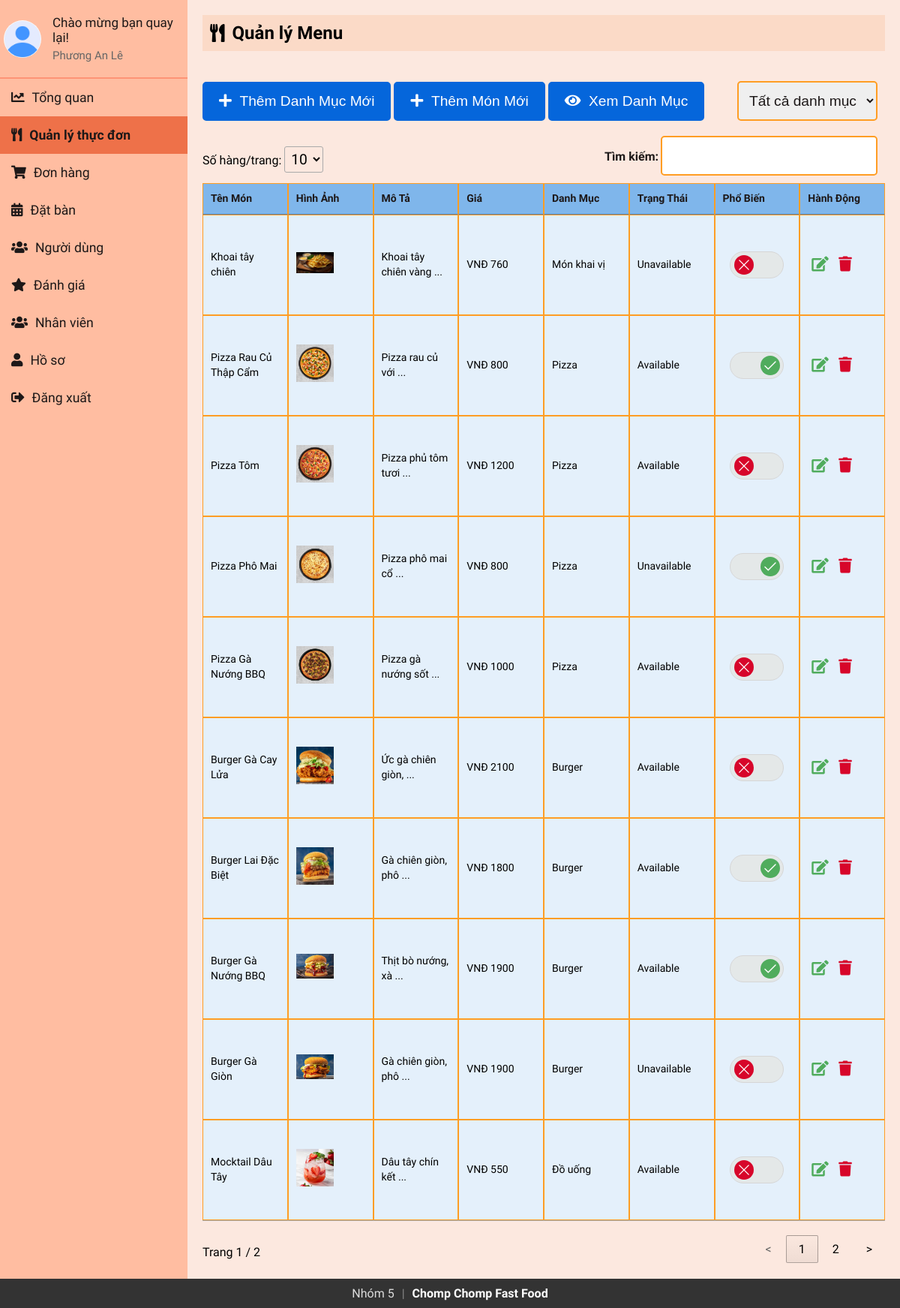
The page /Admin/admin_menu.php (signed in) on the database as committed earlier.
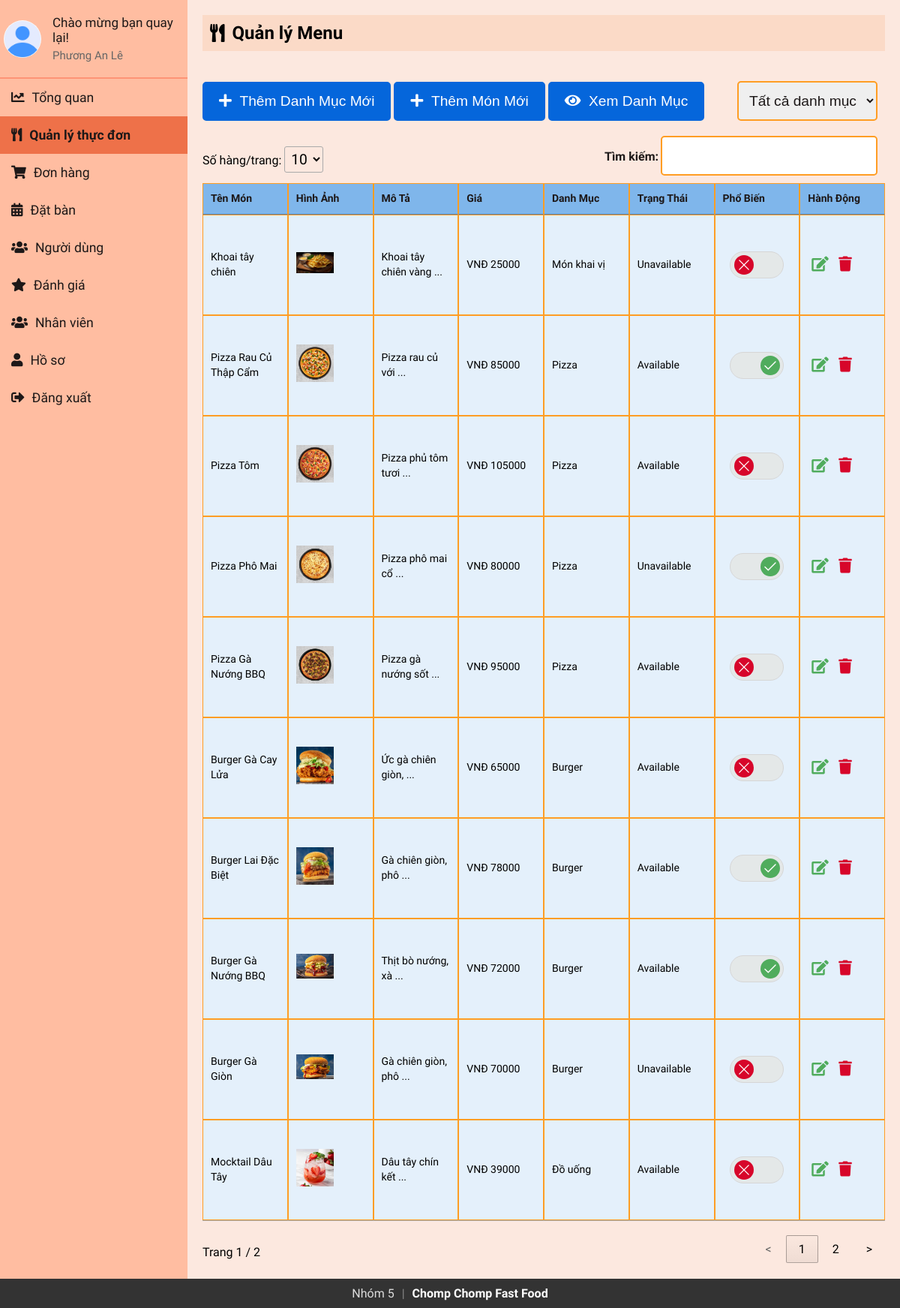
The same page on the database as committed later.
### tables this page shows
CREATE TABLE `staff` (
  `id` int(11) NOT NULL,
  `firstName` varchar(50) NOT NULL,
  `lastName` varchar(50) NOT NULL,
  `email` varchar(100) NOT NULL,
  `contact` varchar(15) DEFAULT NULL,
  `role` enum('superadmin','admin','delivery boy','waiter') NOT NULL,
  `password` varchar(255) NOT NULL,
  `createdAt` timestamp NOT NULL DEFAULT current_timestamp(),
  `updatedAt` timestamp NOT NULL DEFAULT current_timestamp() ON UPDATE current_timestamp(),
  `profile_image` varchar(255) NOT NULL DEFAULT 'default.jpg'
);

CREATE TABLE `menuitem` (
  `itemId` int(11) NOT NULL,
  `itemName` varchar(255) NOT NULL,
  `catName` varchar(255) NOT NULL,
  `price` varchar(255) NOT NULL,
  `status` enum('Available','Unavailable') NOT NULL DEFAULT 'Available',
  `description` varchar(255) NOT NULL,
  `image` varchar(255) NOT NULL,
  `dateCreated` timestamp NOT NULL DEFAULT current_timestamp(),
  `updatedDate` datetime NOT NULL,
  `is_popular` tinyint(1) DEFAULT 0
);

### Admin/sidebar.php (called while the page is built, shortened)
<?php
include 'db_connection.php';
$admin_email = isset($_SESSION['email']) ? $_SESSION['email'] : '';
function getAdminInfo($email)
{
  global $conn;
  $stmt = $conn->prepare("SELECT firstName, lastName, email, profile_image FROM staff WHERE email = ?");
  $stmt->bind_param("s", $email);
  $stmt->execute();
  $stmt->bind_result($firstName, $lastName, $email,  $profile_image);
  return [
    'firstName' => $firstName ?: '',
    'lastName' => $lastName ?: '',
    'email' => $email ?: '',
    'profile_image' => $profile_image ?: 'default.jpg'
  ];
}
$admin_info = getAdminInfo($admin_email);
?>

### Admin/admin_menu.php (the view, shortened to what this page needs)
<?php
include 'db_connection.php';
include 'sidebar.php';
?>
<!DOCTYPE html>
<html lang="vi">
<head>
    <link rel="stylesheet" href="https://cdnjs.cloudflare.com/ajax/libs/font-awesome/5.15.3/css/all.min.css" />
    <link rel="stylesheet" href="sidebar.css" />
    <link rel="stylesheet" href="admin_menu.css" />
    <link rel="stylesheet" href="https://cdn.datatables.net/1.13.4/css/jquery.dataTables.min.css">
</head>
<body>
<div class="sidebar">
    <div class="profile-section">
        <img src="../uploads/<?php echo htmlspecialchars($admin_info['profile_image']); ?>" alt="Ảnh đại diện" />
        <div class="info">
            <h3>Chào mừng bạn quay lại!</h3>
            <p><?php echo htmlspecialchars($admin_info['firstName'] . ' ' . $admin_info['lastName']); ?></p>
        </div>
    </div>
    <ul>
        <li><a href="index.php"><i class="fas fa-chart-line"></i>Tổng quan</a></li>
        <li><a href="admin_menu.php" class="active"><i class="fas fa-utensils"></i>Quản lý thực đơn</a></li>
        <li><a href="admin_orders.php"><i class="fas fa-shopping-cart"></i>Đơn hàng</a></li>
        <li><a href="reservations.php"><i class="fas fa-calendar-alt"></i>Đặt bàn</a></li>
        <li><a href="users.php"><i class="fas fa-users"></i>Người dùng</a></li>
        <li><a href="reviews.php"><i class="fas fa-star"></i>Đánh giá</a></li>
        <li><a href="staffs.php"><i class="fas fa-users"></i>Nhân viên</a></li>
        <li><a href="profile.php"><i class="fas fa-user"></i>Hồ sơ</a></li>
        <li><a href="logout.php"><i class="fas fa-sign-out-alt"></i>Đăng xuất</a></li>
    </ul>
</div>
<div class="content">
    <div class="header">
        <button id="toggleSidebar" class="toggle-button"><i class="fas fa-bars"></i></button>
        <h2><i class="fas fa-utensils"></i> Quản lý Menu</h2>
    </div>
    <div class="modal-row">
        <div>
            <button onclick="openModal()"><i class="fas fa-plus"></i> &nbsp;Thêm Danh Mục Mới</button>
            <button onclick="openItemModal()"> <i class="fas fa-plus"></i> &nbsp;Thêm Món Mới</button>
            <button id="viewCategoryBtn"><i class="fas fa-eye"></i> &nbsp;Xem Danh Mục</button>
        </div>
        <div class="search-bar">
  <select id="categoryFilter">
    <option value="">Tất cả danh mục</option>
  </select>
</div>
  </div>
    <table id="menuTable">
        <thead>
            <tr>
                <th>Tên Món</th>
                <th>Hình Ảnh</th>
                <th>Mô Tả</th>
                <th>Giá</th>
                <th>Danh Mục</th>
                <th>Trạng Thái</th>
                <th>Phổ Biến</th>
                <th>Hành Động</th>
            </tr>
        </thead>
        <tbody>
            <?php
            $sql = "SELECT * FROM menuitem";
            $result = mysqli_query($conn, $sql);
            if (mysqli_num_rows($result) > 0) {
                while ($row = mysqli_fetch_assoc($result)) {
                    $isPopularChecked = $row['is_popular'] ? 'checked' : '';
                    echo "<tr data-category='" . htmlspecialchars($row['catName']) . "'>
                        <td>" . htmlspecialchars($row['itemName']) . "</td>
                        <td><img src='../uploads/" . htmlspecialchars($row['image']) . "' alt='" . htmlspecialchars($row['itemName']) . "' width='50'></td>
                        <td>" . htmlspecialchars($row['description']) . "</td>
                        <td>VNĐ " . htmlspecialchars($row['price']) . "</td>
                        <td>" . htmlspecialchars($row['catName']) . "</td>
                        <td>" . htmlspecialchars($row['status']) . "</td>
                        <td>
                            <div class='toggler'>
                                <input id='toggler-" . $row['itemId'] . "' name='toggler-" . $row['itemId'] . "' type='checkbox' value='1' $isPopularChecked onchange='togglePopular(" . $row['itemId'] . ", this)' />
                                <label for='toggler-" . $row['itemId'] . "'>
                                    <svg class='toggler-on' viewBox='0 0 130.2 130.2'><polyline class='path check' points='100.2,40.2 51.5,88.8 29.8,67.5'></polyline></svg>
                                    <svg class='toggler-off' viewBox='0 0 130.2 130.2'><line class='path line' x1='34.4' y1='34.4' x2='95.8' y2='95.8'></line><line class='path line' x1='95.8' y1='34.4' x2='34.4' y2='95.8'></line></svg>
                                </label>
                            </div>
                        </td>
                        <td>
                            <button id='editbtn' onclick='openEditItemModal(this)' data-itemid='" . htmlspecialchars($row['itemId']) . "' data-itemname='" . htmlspecialchars($row['itemName']) . "' data-description='" . htmlspecialchars($row['description']) . "' data-price='" . htmlspecialchars($row['price']) . "' data-image='" . htmlspecialchars($row['image']) . "' data-category='" . htmlspecialchars($row['catName']) . "' data-status='" . htmlspecialchars($row['status']) . "'><i class='fas fa-edit'></i></button>
                            <button id='deletebtn' onclick=\"deleteItem('" . htmlspecialchars($row['itemId']) . "')\"><i class='fas fa-trash'></i></button>
                        </td>
                    </tr>";
                }
            } else {
                echo "<tr><td colspan='8' style='text-align: center;'>Chưa có món ăn nào</td></tr>";
            }
            ?>
        </tbody>
    </table>
</div>
</body>
</html>

### Admin/sidebar.css (style rules this page uses)
* { margin: 0; padding: 0; box-sizing: border-box; }
body { background: #fef0e8; font-family: "Baloo 2", cursive; display: flex; flex-direction: row; margin: 0; }
.sidebar { width: 250px; background-color: #ffbda1; color: #1d1818; overflow: auto; position: relative; min-height: 100vh; font-size: 1.1rem }
.sidebar ul li a { display: block; padding: 15px; text-decoration: none; color: #1d1818; transition: background-color 0.3s; }
.sidebar ul li a.active { background-color:#ee7149; font-weight: bold; }
.sidebar ul li a i { margin-right: 10px; }
.sidebar ul { list-style-type: none; padding: 0; }
.content { flex: 1; padding: 20px; }
.header { padding: 10px; background-color: #fbdac7; margin-bottom: 20px; display: flex; align-items: center; }
.header h2 { display: flex; align-items: center; }
.header h2 i { margin-right: 10px; }
.toggle-button { display: none; background-color: #333; color: #fff; border: none; padding: 10px; cursor: pointer; margin-right: 10px; }
.profile-section { padding: 20px 5px 20px 5px; display: flex; align-items: center; border-bottom: 2px solid rgba(253, 108, 77, 0.5); }
.profile-section img { width: 50px; height: 50px; border-radius: 50%; margin-right: 15px; }
.profile-section .info { flex-grow: 1; }
.profile-section .info h3 { margin: 0; font-size: 17px; font-weight: 500; }
.profile-section .info p { margin: 5px 0 0; font-size: 15px; color: #666; }
.sidebar ul li a.active { font-weight: bold; }

### Admin/admin_menu.css (style rules this page uses)
* { margin: 0; padding: 0; }
body { background: #FCE8DF; font-family: "Baloo 2", cursive; margin: 0; }
.content { flex: 1; padding: 20px; margin-bottom: 40px; }
table { width: 100%; border-collapse: collapse; background-color: #E4F0FB; font-size: 14px; table-layout: fixed; }
table th, table td { padding: 4px 8px; line-height: 1.4; max-width: 140px; white-space: normal; word-break: break-word; text-align: left; vertical-align: middle; border: 1.5px solid #FF9D23; }
table th { background-color: #7FB6EB; color: #1d1818; font-weight: bold; }
table tr:nth-child(even) { background-color: #FCE8DF; }
.header { padding: 10px; background-color: #FBDAC7; color: #000000; margin-bottom: 20px; display: flex; align-items: center; }
.modal-row { margin: 40px 0 20px 0; display: flex; align-items: center; justify-content: space-between; }
#editbtn, #deletebtn { font-size: 20px; background: none; border: none; padding: 0 5px; outline: none; cursor: pointer; }
#editbtn { color: #50ac5d; }
#deletebtn { color: #d7062a; }
.search-bar select, .search-bar button { padding: 13px 10px; margin-right: 10px; font-size: 1.2rem; border-radius: 5px; border: 2px solid #FF9D23; cursor: pointer; outline: none; color: #1d1818; }
button { background-color: #0566DB; color: white; border: 2px solid #0566DB; padding: 13px 20px; cursor: pointer; border-radius: 5px; transition: all 0.3s ease; font-size: 1.2rem; }
.toggler { width: 72px; margin: 40px auto; }
.toggler label { display: block; position: relative; width: 72px; height: 36px; border: 1px solid #d6d6d6; border-radius: 36px; background: #e4e8e8; cursor: pointer; }
.toggler label::after { display: block; border-radius: 100%; background-color: #d7062a; content: ''; animation-name: toggler-size; animation-duration: 0.15s; animation-timing-function: ease-out; }
.toggler label::after, .toggler label .toggler-on, .toggler label .toggler-off { position: absolute; top: 50%; left: 25%; width: 26px; height: 26px; transform: translateY(-50%) translateX(-50%); transition: left 0.15s ease-in-out, background-color 0.2s ease-out, width 0.15s ease-in-out, height 0.15s ease-in-out, opacity 0.15s ease-in-out; }
.toggler input:checked + label::after { background-color: #50ac5d; animation-name: toggler-size2; }
.toggler input:checked + label::after, .toggler input:checked + label .toggler-on, .toggler input:checked + label .toggler-off { left: 75%; }
.toggler .toggler-on, .toggler .toggler-off { opacity: 1; z-index: 2; }

Rows that differ between the two databases and show on the page:
changed menuitem "Khoai tây chiên": price "760" → "25000"
changed menuitem "Pizza Rau Củ Thập Cẩm": price "800" → "85000"
changed menuitem "Pizza Tôm": price "1200" → "105000"
changed menuitem "Pizza Phô Mai": price "800" → "80000"
changed menuitem "Pizza Gà Nướng BBQ": price "1000" → "95000"
changed menuitem "Burger Gà Cay Lửa": price "2100" → "65000"
changed menuitem "Burger Lai Đặc Biệt": price "1800" → "78000"
changed menuitem "Burger Gà Nướng BBQ": price "1900" → "72000"
changed menuitem "Burger Gà Giòn": price "1900" → "70000"
changed menuitem "Mocktail Dâu Tây": price "550" → "39000"
